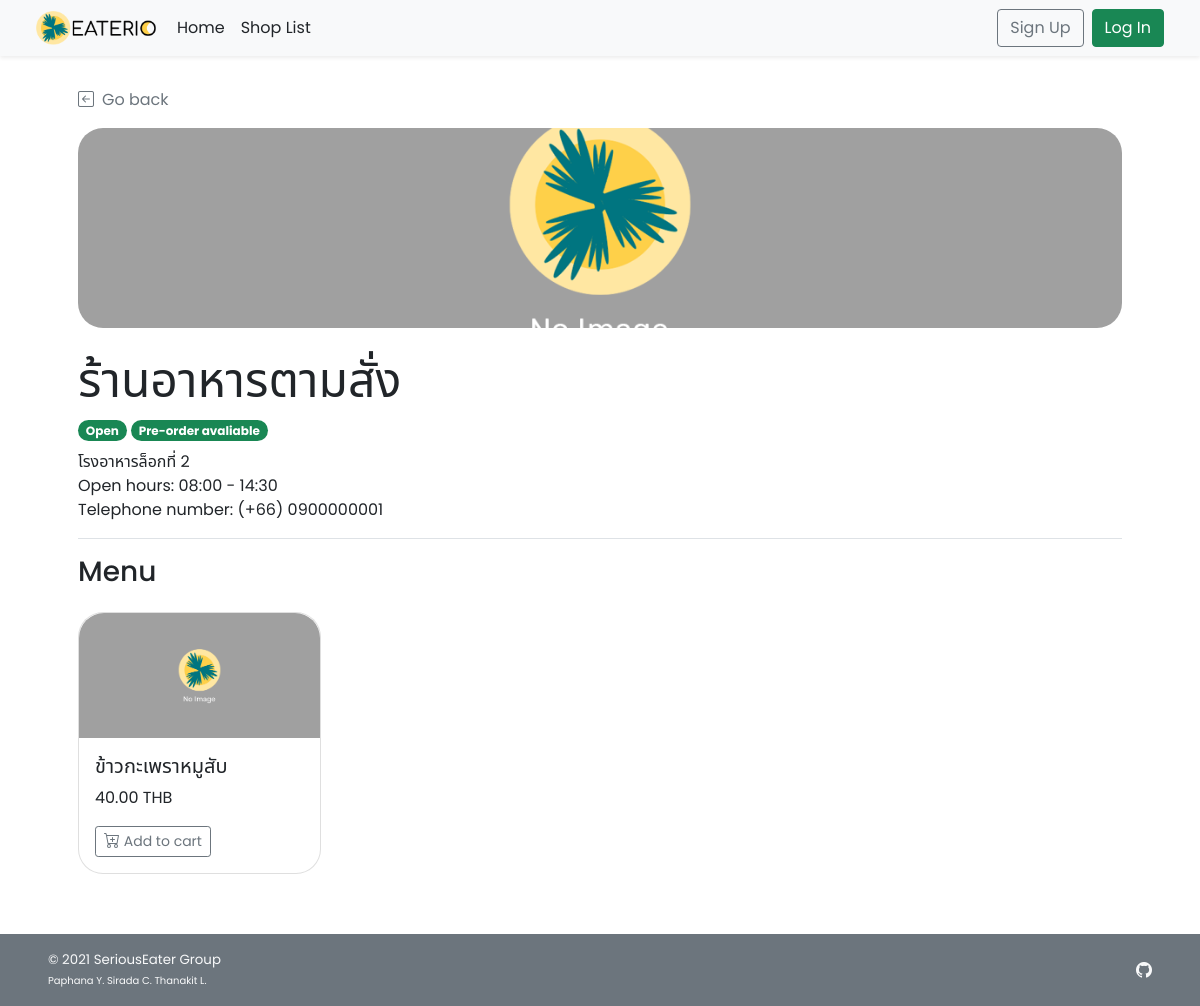
/shop_menu.php?s_id=1, run on an earlier commit of the app's database.
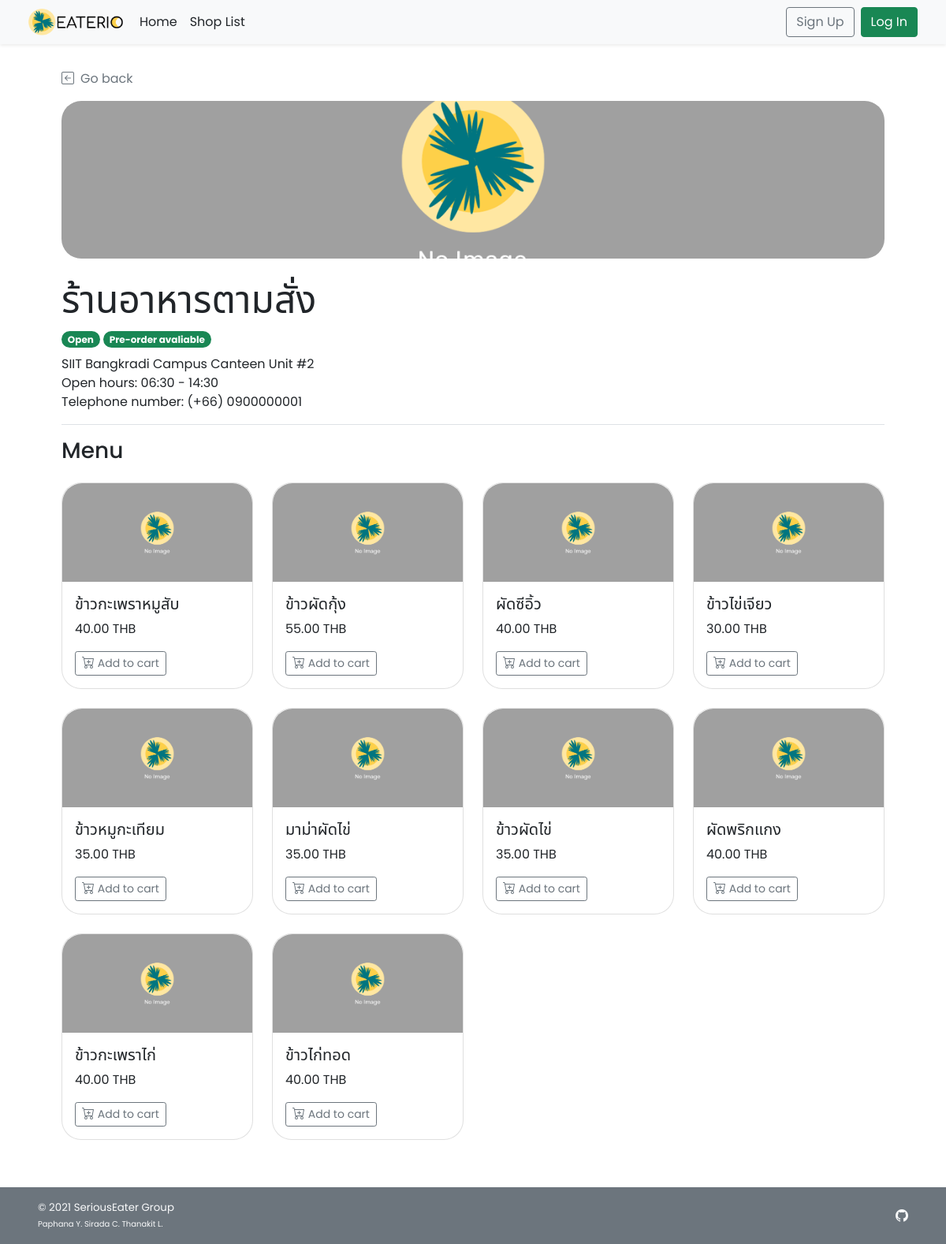
And on a later commit of the database.
### tables this page shows
CREATE TABLE `shop` (
  `s_id` int(11) NOT NULL,
  `s_username` varchar(45) NOT NULL,
  `s_pwd` varchar(45) NOT NULL,
  `s_name` varchar(100) NOT NULL,
  `s_location` varchar(100) NOT NULL,
  `s_openhour` time NOT NULL,
  `s_closehour` time NOT NULL,
  `s_status` tinyint(4) NOT NULL DEFAULT 1 COMMENT 'Shop ready for taking an order or not (True for open, False for close)',
  `s_preorderStatus` tinyint(4) NOT NULL DEFAULT 1 COMMENT 'Shop is ready for tomorrow pre-order or not',
  `s_email` varchar(100) NOT NULL,
  `s_phoneno` varchar(45) NOT NULL,
  `s_pic` text DEFAULT NULL
);

CREATE TABLE `food` (
  `f_id` int(11) NOT NULL,
  `s_id` int(11) NOT NULL,
  `f_name` varchar(100) NOT NULL,
  `f_price` decimal(6,2) NOT NULL,
  `f_todayavail` tinyint(4) NOT NULL DEFAULT 1 COMMENT 'Food is available to order or not',
  `f_preorderavail` tinyint(4) NOT NULL DEFAULT 1,
  `f_pic` text DEFAULT NULL
);

### shop_menu.php (the view, shortened to what this page needs)
<!DOCTYPE html>
<html lang="en">
<head>
    <?php
        include("conn_db.php");
        include('head.php');
    ?>
    <link href="css/main.css" rel="stylesheet">
    <link href="css/menu.css" rel="stylesheet">
</head>
<body class="d-flex flex-column h-100">
    <?php include('nav_header.php')?>
    <?php
        $s_id = $_GET["s_id"];
        $query = "SELECT s_name,s_location,s_openhour,s_closehour,s_status,s_preorderstatus,s_phoneno,s_pic
        FROM shop WHERE s_id = {$s_id} LIMIT 0,1";
        $result = $mysqli -> query($query);
        $shop_row = $result -> fetch_array();
    ?>
    <div class="container px-5 py-4" id="shop-body">
        <a class="nav nav-item text-decoration-none text-muted mb-3" href="#" onclick="history.back();">
            <i class="bi bi-arrow-left-square me-2"></i>Go back
        </a>
        <div class="mb-3 text-wrap" id="shop-header">
            <div class="rounded-25 mb-4" id="shop-img" style="
                    background: url(
                        <?php
                            if(is_null($shop_row["s_pic"])){echo "'img/default.png'";}
                            else{echo "'img/{$shop_row['s_pic']}'";}
                        ?>
                    ) center; height: 200px;
                    background-size: cover; background-repeat: no-repeat;
                    background-position: center;">
            </div>
            <h1 class="display-5 strong"><?php echo $shop_row["s_name"];?></h1>
            <ul class="list-unstyled">
                <li class="my-2">
                    <?php
                        $now = date('H:i:s');
                        if((($now < $shop_row["s_openhour"])||($now > $shop_row["s_closehour"]))||($shop_row["s_status"]==0)){
                    ?>
                    <span class="badge rounded-pill bg-danger">Closed</span>
                    <?php }else{ ?>
                    <span class="badge rounded-pill bg-success">Open</span>
                    <?php }
                        if($shop_row["s_preorderstatus"]==1){
                    ?>
                    <span class="badge rounded-pill bg-success">Pre-order avaliable</span>
                    <?php }else{ ?>
                    <span class="badge rounded-pill bg-danger">Pre-order Unavaliable</span>
                    <?php } ?>
                </li>
                <li class=""><?php echo $shop_row["s_location"];?></li>
                <li class="">Open hours:
                    <?php
                        $open = explode(":",$shop_row["s_openhour"]);
                        $close = explode(":",$shop_row["s_closehour"]);
                        echo $open[0].":".$open[1]." - ".$close[0].":".$close[1];
                    ?>
                </li>
                <li class="">Telephone number: <?php echo "(+66) ".$shop_row["s_phoneno"];?></li>
            </ul>
        </div>
        <h3 class="border-top py-3 mt-2">Menu</h3>
        <div class="row row-cols-1 row-cols-md-2 row-cols-lg-4 align-items-stretch mb-1">
        <?php
            $query = "SELECT * FROM food WHERE s_id = {$s_id} AND NOT(f_todayavail  = 0 AND f_preorderavail = 0)";
            $result = $mysqli -> query($query);
            if($result ->num_rows > 0){
                while($food_row = $result->fetch_array()){
        ?>
            <div class="col">
                <div class="card rounded-25 mb-4">
                    <a href="food_item.php?<?php echo "s_id=".$food_row["s_id"]."&f_id=".$food_row["f_id"]?>" class="text-decoration-none text-dark">
                        <div class="card-img-top">
                            <img
                                <?php
                                if(is_null($food_row["f_pic"])){echo "src='img/default.png'";}
                                else{echo "src=\"img/{$food_row['f_pic']}\"";}
                                ?>
                                style="width:100%; height:125px; object-fit:cover;"
                                class="img-fluid" alt="<?php echo $food_row["f_name"]?>">
                        </div>
                        <div class="card-body">
                            <h5 class="card-title fs-5"><?php echo $food_row["f_name"]?></h5>
                            <p class="card-text"><?php echo $food_row["f_price"]?> THB</p>
                            <a href="food_item.php?<?php echo "s_id=".$food_row["s_id"]."&f_id=".$food_row["f_id"]?>" class="btn btn-sm mt-3 btn-outline-secondary">
                                 Add to cart
                            </a>
                        </div>
                    </a>
                </div>
            </div>
            <?php
                    }
                }
            ?>
        </div>
    </div>
    <footer
        class="footer d-flex flex-wrap justify-content-between align-items-center px-5 py-3 mt-2 bg-secondary text-light">
        <span class="smaller-font">&copy; 2021 SeriousEater Group<br /><span class="xsmall-font">Paphana Y. Sirada C.
                Thanakit L.</span></span>
        <ul class="nav justify-content-end list-unstyled d-flex">
            <li class="ms-3"><a class="text-light" target="_blank" href="https://github.com/waterthatfrozen/EATERIO"><i
                        class="bi bi-github"></i></a></li>
        </ul>
    </footer>
</body>
</html>

### head.php (shortened to what this page needs)
<link href="https://cdn.jsdelivr.net/npm/bootstrap@5.1.2/dist/css/bootstrap.min.css" rel="stylesheet"
>
<link rel="stylesheet" href="https://cdn.jsdelivr.net/npm/bootstrap-icons@1.5.0/font/bootstrap-icons.css">

### nav_header.php (shortened to what this page needs)
<header class="navbar navbar-expand-md navbar-light fixed-top bg-light shadow-sm mb-auto">
    <div class="container-fluid mx-4">
        <a href="index.php">
            <img src="img/LOGO_BLACK.png" width="125" class="me-2" alt="EATERIO Logo">
        </a>
        <div class="navbar-collapse collapse" id="navbarCollapse">
            <ul class="navbar-nav me-auto mb-2 mb-md-0">
                <li class="nav-item">
                    <a class="nav-link px-2 text-dark" href="index.php">Home</a>
                </li>
                <li class="nav-item">
                    <a href="shop_list.php" class="nav-link px-2 text-dark">Shop List</a>
                </li>
            </ul>
            <div class="d-flex">
                <?php if(!isset($_SESSION['cid'])){ ?>
                <a class="btn btn-outline-secondary me-2" href="cust_regist.php">Sign Up</a>
                <a class="btn btn-success" href="cust_login.php">Log In</a>
                <?php } ?>
            </div>
        </div>
    </div>
</header>

### css/main.css (style rules this page uses)
html { height: 100%; }
body { height: 100%; padding-top: 4rem; margin-bottom: -50px; font-family: 'Poppins', 'Noto Sans Thai', sans-serif; }
a { cursor: pointer; }
.bi { vertical-align: -.125em; fill: currentColor; }
.smaller-font { font-size: smaller; }
.xsmall-font { font-size: x-small; }
.rounded-25 { border-radius: 25px; }

### css/menu.css (style rules this page uses)
html, body { height: 100%; }
.card img { width: 100%; border-radius: 25px 25px 0px 0px; }

What changed in the data, as far as the page shows it:
changed shop "ร้านอาหารตามสั่ง": s_location "โรงอาหารล็อกที่ 2" → "SIIT Bangkradi Campus Canteen Unit #2"; s_openhour "08" → "06"; s_openhour "00" → "30"
added food: f_name "ข้าวผัดกุ้ง", f_price "55.00"
added food: f_name "ผัดซีอิ้ว", f_price "40.00"
added food: f_name "ข้าวไข่เจียว", f_price "30.00"
added food: f_name "ข้าวหมูกะเทียม", f_price "35.00"
added food: f_name "มาม่าผัดไข่", f_price "35.00"
added food: f_name "ข้าวผัดไข่", f_price "35.00"
added food: f_name "ผัดพริกแกง", f_price "40.00"
added food: f_name "ข้าวกะเพราไก่", f_price "40.00"
added food: f_name "ข้าวไก่ทอด", f_price "40.00"
